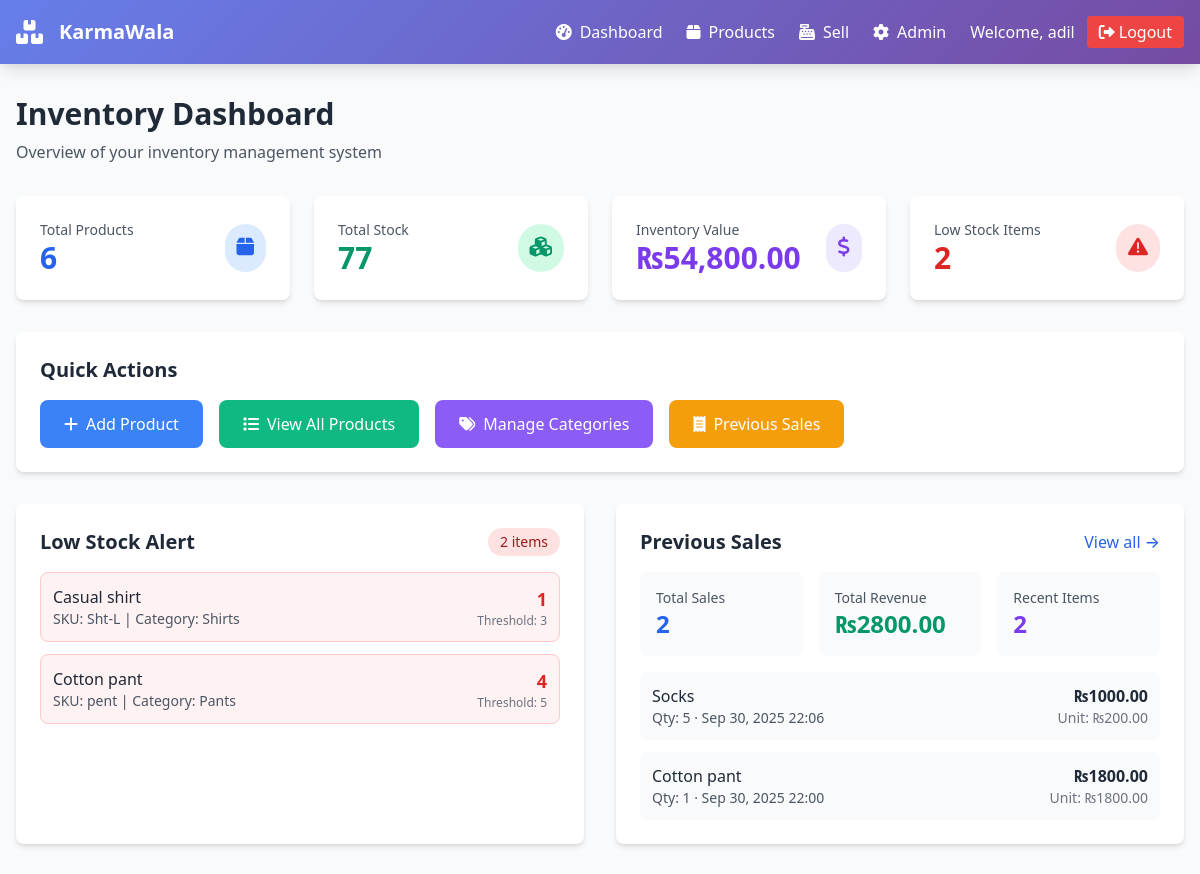
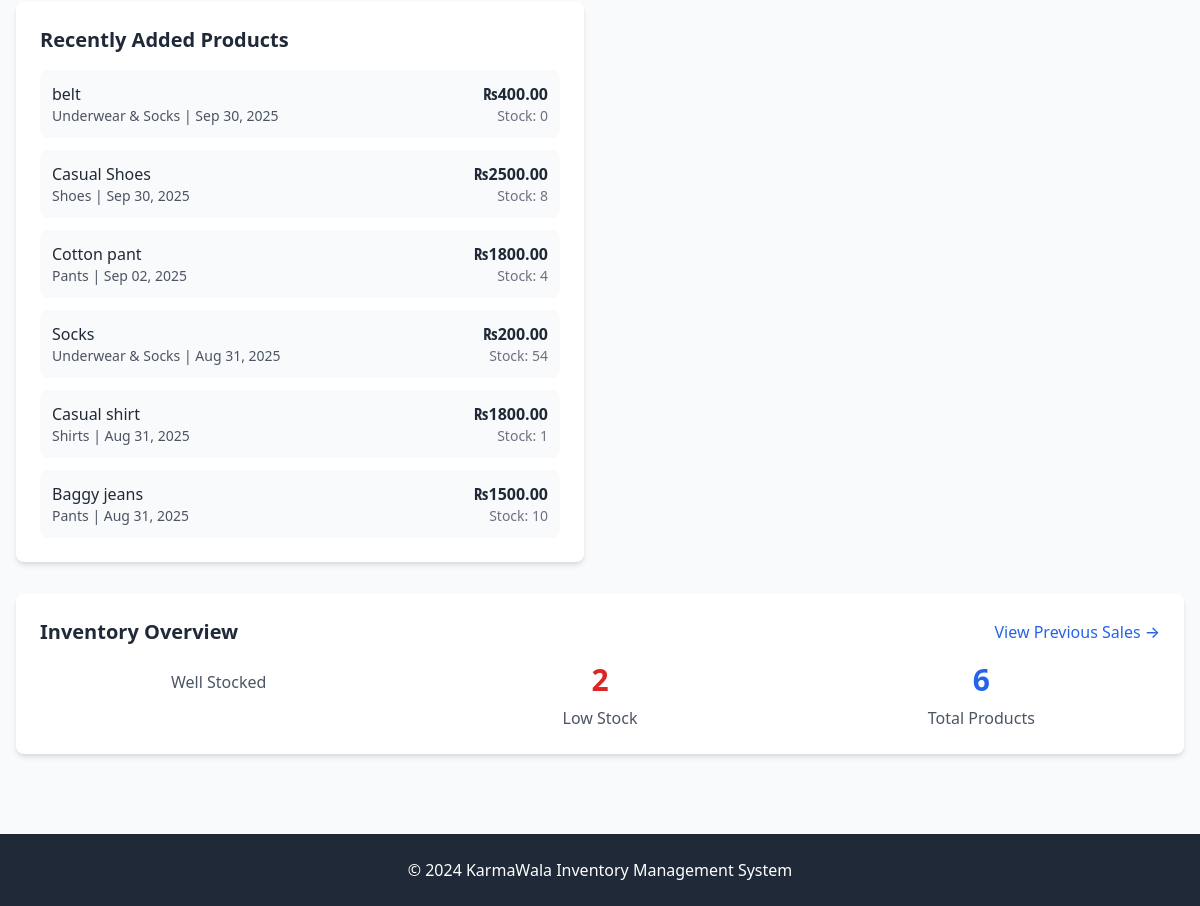
The app's page / (signed in), older data (2 pictures, top to bottom).
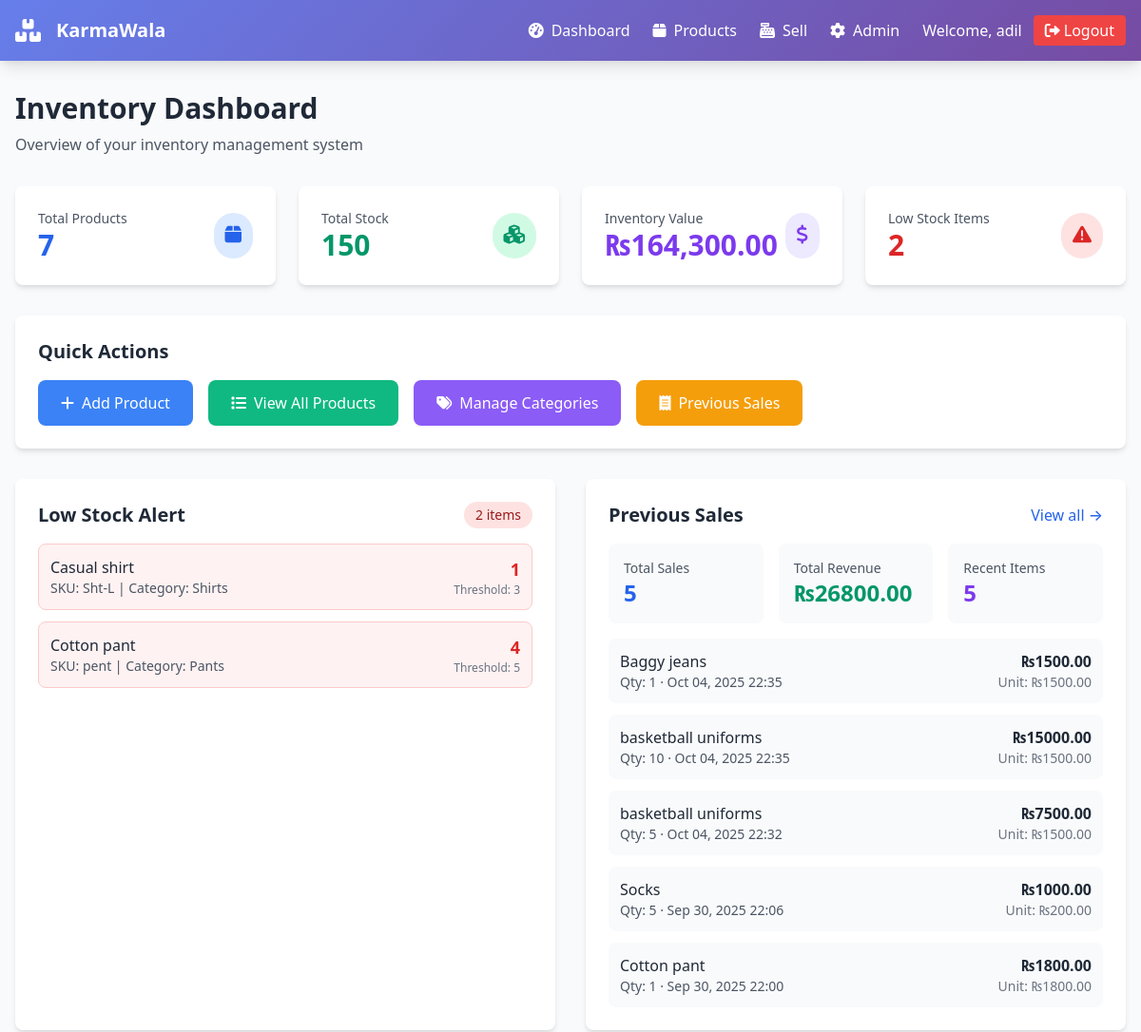
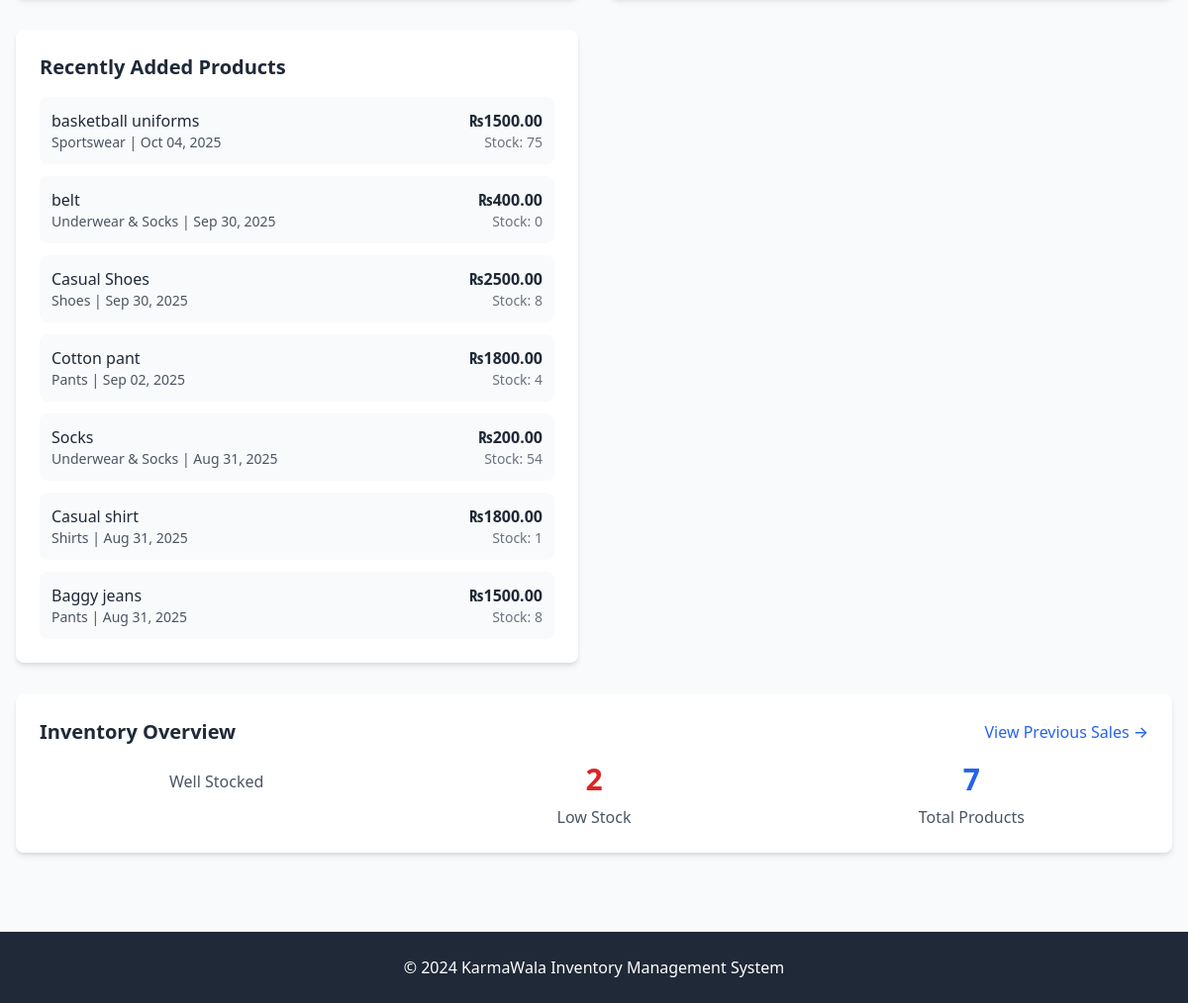
The same page, newer data (2 pictures, top to bottom).
### inventory/models.py (models this page shows, shortened)
class Product(models.Model):
    SIZES = [
        ('XS', 'XS'), ('S', 'S'), ('M', 'M'), ('L', 'L'), ('XL', 'XL'), ('XXL', 'XXL'),
        ('EU40', 'EU 40'), ('EU41', 'EU 41'), ('EU42', 'EU 42'), ('EU43', 'EU 43'), ('EU44', 'EU 44'),
    ]
    name = models.CharField(max_length=200)
    sku = models.CharField(max_length=50, unique=True)
    category = models.ForeignKey(Category, on_delete=models.PROTECT, related_name='products')
    size = models.CharField(max_length=10, blank=True)
    color = models.CharField(max_length=50, blank=True)
    price = models.DecimalField(max_digits=10, decimal_places=2)
    cost = models.DecimalField(max_digits=10, decimal_places=2, default=0)
    stock = models.PositiveIntegerField(default=0)
    reorder_threshold = models.PositiveIntegerField(default=0, help_text='Alert when stock ≤ this value')
    is_active = models.BooleanField(default=True)
    created_at = models.DateTimeField(default=timezone.now)
    updated_at = models.DateTimeField(auto_now=True)
    class Meta:
        indexes = [
            models.Index(fields=['sku']),
            models.Index(fields=['name']),
        ]
        ordering = ['name']
        unique_together = [('name', 'sku')]

class Category(models.Model):
    name = models.CharField(max_length=100, unique=True)
    description = models.TextField(blank=True)
    class Meta:
        ordering = ['name']

class Sale(models.Model):
    product = models.ForeignKey(Product, on_delete=models.PROTECT, related_name='sales')
    quantity = models.PositiveIntegerField()
    unit_price = models.DecimalField(max_digits=10, decimal_places=2)
    total_amount = models.DecimalField(max_digits=12, decimal_places=2)
    created_at = models.DateTimeField(default=timezone.now)
    created_by = models.ForeignKey(User, on_delete=models.SET_NULL, null=True, blank=True)
    class Meta:
        ordering = ['-created_at']

### inventory/views.py (the view)
# urls.py: path('', dashboard, name='dashboard'),
@login_required
def dashboard(request):
    total_products = Product.objects.filter(is_active=True).count()
    total_stock = Product.objects.aggregate(s=Sum('stock'))['s'] or 0
    inventory_value = Product.objects.aggregate(v=Sum(F('price') * F('stock')))['v'] or Decimal('0.00')
    low_stock_count = Product.objects.filter(reorder_threshold__gt=0, stock__lte=F('reorder_threshold')).count()
    low_stock_items = Product.objects.filter(reorder_threshold__gt=0, stock__lte=F('reorder_threshold')).order_by('stock')[:10]
    recent_items = Product.objects.order_by('-created_at')[:10]
    pending_orders = Order.objects.filter(status='pending').count()
    recent_orders = Order.objects.order_by('-created_at')[:5]
    unread_notifications = Notification.objects.filter(is_read=False).order_by('-created_at')[:5]
    try:
        total_sales_count = Sale.objects.count()
        total_sales_amount = Sale.objects.aggregate(v=Sum('total_amount'))['v'] or Decimal('0.00')
        recent_sales = Sale.objects.select_related('product').order_by('-created_at')[:5]
    except Exception:
        total_sales_count = 0
        total_sales_amount = Decimal('0.00')
        recent_sales = []
    return render(request, 'dashboard.html', {
        'total_products': total_products,
        'total_stock': total_stock,
        'inventory_value': inventory_value,
        'low_stock_count': low_stock_count,
        'low_stock_items': low_stock_items,
        'recent_items': recent_items,
        'pending_orders': pending_orders,
        'recent_orders': recent_orders,
        'unread_notifications': unread_notifications,
        'total_sales_count': total_sales_count,
        'total_sales_amount': total_sales_amount,
        'recent_sales': recent_sales,
    })

### templates/dashboard.html (shortened to what this page needs)
{% extends 'base.html' %}
{% load humanize %}
{% block content %}
<div class="mb-8">
    <h2 class="text-3xl font-bold text-gray-800 mb-2">Inventory Dashboard</h2>
    <p class="text-gray-600">Overview of your inventory management system</p>
</div>
<div class="grid grid-cols-1 md:grid-cols-2 lg:grid-cols-4 gap-6 mb-8">
    <div class="bg-white rounded-lg shadow-md p-6 card-hover transition-all duration-300">
        <div class="flex items-center justify-between">
            <div>
                <p class="text-sm font-medium text-gray-600">Total Products</p>
                <p class="text-3xl font-bold text-blue-600">{{ total_products|floatformat:0 }}</p>
            </div>
            <div class="bg-blue-100 p-3 rounded-full">
                <i class="fas fa-box text-blue-600 text-xl"></i>
            </div>
        </div>
    </div>
    <div class="bg-white rounded-lg shadow-md p-6 card-hover transition-all duration-300">
        <div class="flex items-center justify-between">
            <div>
                <p class="text-sm font-medium text-gray-600">Total Stock</p>
                <p class="text-3xl font-bold text-green-600">{{ total_stock|floatformat:0 }}</p>
            </div>
            <div class="bg-green-100 p-3 rounded-full">
                <i class="fas fa-cubes text-green-600 text-xl"></i>
            </div>
        </div>
    </div>
    <div class="bg-white rounded-lg shadow-md p-6 card-hover transition-all duration-300">
        <div class="flex items-center justify-between">
            <div>
                <p class="text-sm font-medium text-gray-600">Inventory Value</p>
                <p class="text-3xl font-bold text-purple-600">₨{{ inventory_value|floatformat:2|intcomma }}</p>
            </div>
            <div class="bg-purple-100 p-3 rounded-full">
                <i class="fas fa-dollar-sign text-purple-600 text-xl"></i>
            </div>
        </div>
    </div>
    <div class="bg-white rounded-lg shadow-md p-6 card-hover transition-all duration-300">
        <div class="flex items-center justify-between">
            <div>
                <p class="text-sm font-medium text-gray-600">Low Stock Items</p>
                <p class="text-3xl font-bold {% if low_stock_count > 0 %}text-red-600{% else %}text-gray-400{% endif %}">{{ low_stock_count|floatformat:0 }}</p>
            </div>
            <div class="{% if low_stock_count > 0 %}bg-red-100{% else %}bg-gray-100{% endif %} p-3 rounded-full">
                <i class="fas fa-exclamation-triangle {% if low_stock_count > 0 %}text-red-600{% else %}text-gray-400{% endif %} text-xl"></i>
            </div>
        </div>
    </div>
</div>
<div class="mb-8">
    <div class="bg-white rounded-lg shadow-md p-6">
        <h3 class="text-xl font-semibold text-gray-800 mb-4">Quick Actions</h3>
        <div class="flex flex-wrap gap-4">
            <a href="{% url 'product-create' %}" class="bg-blue-500 hover:bg-blue-600 text-white px-6 py-3 rounded-lg transition-colors flex items-center">
                <i class="fas fa-plus mr-2"></i>Add Product
            </a>
            <a href="{% url 'product-list' %}" class="bg-green-500 hover:bg-green-600 text-white px-6 py-3 rounded-lg transition-colors flex items-center">
                <i class="fas fa-list mr-2"></i>View All Products
            </a>
            <a href="/admin/inventory/category/" class="bg-purple-500 hover:bg-purple-600 text-white px-6 py-3 rounded-lg transition-colors flex items-center">
                <i class="fas fa-tags mr-2"></i>Manage Categories
            </a>
            <a href="{% url 'sales-list' %}" class="bg-yellow-500 hover:bg-yellow-600 text-white px-6 py-3 rounded-lg transition-colors flex items-center">
                <i class="fas fa-receipt mr-2"></i>Previous Sales
            </a>
        </div>
    </div>
</div>
<div class="grid grid-cols-1 lg:grid-cols-2 gap-8">
    <div class="bg-white rounded-lg shadow-md p-6">
        <div class="flex items-center justify-between mb-4">
            <h3 class="text-xl font-semibold text-gray-800">Low Stock Alert</h3>
            {% if low_stock_count > 0 %}
                <span class="bg-red-100 text-red-800 px-3 py-1 rounded-full text-sm font-medium">
                    {{ low_stock_count }} item{{ low_stock_count|pluralize }}
                </span>
            {% endif %}
        </div>
        {% if low_stock_items %}
            <div class="space-y-3">
                {% for item in low_stock_items %}
                    <div class="flex items-center justify-between p-3 bg-red-50 rounded-lg border border-red-200">
                        <div>
                            <p class="font-medium text-gray-800">{{ item.name }}</p>
                            <p class="text-sm text-gray-600">SKU: {{ item.sku }} | Category: {{ item.category.name }}</p>
                        </div>
                        <div class="text-right">
                            <p class="text-lg font-bold text-red-600">{{ item.stock }}</p>
                            <p class="text-xs text-gray-500">Threshold: {{ item.reorder_threshold }}</p>
                        </div>
                    </div>
                {% endfor %}
            </div>
        {% else %}
            <div class="text-center py-8">
                <i class="fas fa-check-circle text-green-500 text-4xl mb-3"></i>
                <p class="text-gray-600">All products are well stocked!</p>
            </div>
        {% endif %}
    </div>
    <div class="bg-white rounded-lg shadow-md p-6">
        <div class="flex items-center justify-between mb-4">
            <h3 class="text-xl font-semibold text-gray-800">Previous Sales</h3>
            <a href="{% url 'sales-list' %}" class="text-blue-600 hover:text-blue-800 font-medium">View all →</a>
        </div>
        <div class="grid grid-cols-1 md:grid-cols-3 gap-4 mb-4">
            <div class="bg-gray-50 p-4 rounded-lg">
                <p class="text-sm text-gray-600">Total Sales</p>
                <p class="text-2xl font-bold text-blue-600">{{ total_sales_count|default:0 }}</p>
            </div>
            <div class="bg-gray-50 p-4 rounded-lg">
                <p class="text-sm text-gray-600">Total Revenue</p>
                <p class="text-2xl font-bold text-green-600">₨{{ total_sales_amount|floatformat:2 }}</p>
            </div>
            <div class="bg-gray-50 p-4 rounded-lg">
                <p class="text-sm text-gray-600">Recent Items</p>
                <p class="text-2xl font-bold text-purple-600">{{ recent_sales|length }}</p>
            </div>
        </div>
        {% if recent_sales %}
            <div class="space-y-3">
                {% for s in recent_sales %}
                    <div class="flex items-center justify-between p-3 bg-gray-50 rounded-lg">
                        <div>
                            <p class="font-medium text-gray-800">{{ s.product.name }}</p>
                            <p class="text-sm text-gray-600">Qty: {{ s.quantity }} · {{ s.created_at|date:"M d, Y H:i" }}</p>
                        </div>
                        <div class="text-right">
                            <p class="font-semibold text-gray-800">₨{{ s.total_amount|floatformat:2 }}</p>
                            <p class="text-sm text-gray-500">Unit: ₨{{ s.unit_price|floatformat:2 }}</p>
                        </div>
                    </div>
                {% endfor %}
            </div>
        {% else %}
            <div class="text-center py-8">
                <i class="fas fa-receipt text-gray-400 text-4xl mb-3"></i>
                <p class="text-gray-600">No sales recorded yet</p>
                <a href="{% url 'sell' %}" class="text-blue-600 hover:text-blue-800 font-medium">Record your first sale →</a>
            </div>
        {% endif %}
    </div>
    <div class="bg-white rounded-lg shadow-md p-6">
        <h3 class="text-xl font-semibold text-gray-800 mb-4">Recently Added Products</h3>
        {% if recent_items %}
            <div class="space-y-3">
                {% for item in recent_items %}
                    <div class="flex items-center justify-between p-3 bg-gray-50 rounded-lg">
                        <div>
                            <p class="font-medium text-gray-800">{{ item.name }}</p>
                            <p class="text-sm text-gray-600">{{ item.category.name }} | {{ item.created_at|date:"M d, Y" }}</p>
                        </div>
                        <div class="text-right">
                            <p class="font-semibold text-gray-800">₨{{ item.price|floatformat:2 }}</p>
                            <p class="text-sm text-gray-500">Stock: {{ item.stock }}</p>
                        </div>
                    </div>
                {% endfor %}
            </div>
        {% endif %}
    </div>
</div>
<div class="mt-8 bg-white rounded-lg shadow-md p-6">
    <div class="flex items-center justify-between mb-4">
        <h3 class="text-xl font-semibold text-gray-800">Inventory Overview</h3>
        <a href="{% url 'sales-list' %}" class="text-blue-600 hover:text-blue-800 font-medium">View Previous Sales →</a>
    </div>
    <div class="grid grid-cols-1 md:grid-cols-3 gap-6">
        <div class="text-center">
            <p class="text-gray-600">Well Stocked</p>
        </div>
        <div class="text-center">
            <div class="text-3xl font-bold text-red-600 mb-2">{{ low_stock_count }}</div>
            <p class="text-gray-600">Low Stock</p>
        </div>
        <div class="text-center">
            <div class="text-3xl font-bold text-blue-600 mb-2">{{ total_products }}</div>
            <p class="text-gray-600">Total Products</p>
        </div>
    </div>
</div>
{% endblock %}

### templates/base.html (shortened to what this page needs)
<!DOCTYPE html>
<html lang="en">
<head>
    <link href="https://cdn.jsdelivr.net/npm/tailwindcss@2.2.19/dist/tailwind.min.css" rel="stylesheet">
    <link href="https://cdnjs.cloudflare.com/ajax/libs/font-awesome/6.0.0/css/all.min.css" rel="stylesheet">
</head>
<body class="bg-gray-50">
    <nav class="gradient-bg shadow-lg">
        <div class="max-w-7xl mx-auto px-4">
            <div class="flex justify-between items-center py-4">
                <div class="flex items-center space-x-4">
                    <i class="fas fa-boxes text-white text-2xl"></i>
                    <h1 class="text-white text-xl font-bold">KarmaWala</h1>
                </div>
                {% if user.is_authenticated %}
                <div class="flex items-center space-x-6">
                    <a href="{% url 'dashboard' %}" class="text-white hover:text-gray-200 transition-colors">
                        <i class="fas fa-tachometer-alt mr-2"></i>Dashboard
                    </a>
                    <a href="{% url 'product-list' %}" class="text-white hover:text-gray-200 transition-colors">
                        <i class="fas fa-box mr-2"></i>Products
                    </a>
                    <a href="{% url 'sell' %}" class="text-white hover:text-gray-200 transition-colors">
                        <i class="fas fa-cash-register mr-2"></i>Sell
                    </a>
                    <a href="/admin/" class="text-white hover:text-gray-200 transition-colors">
                        <i class="fas fa-cog mr-2"></i>Admin
                    </a>
                    <div class="flex items-center space-x-3">
                        <span class="text-white">Welcome, {{ user.username }}</span>
                        <a href="{% url 'logout' %}" class="bg-red-500 hover:bg-red-600 text-white px-3 py-1 rounded transition-colors">
                            <i class="fas fa-sign-out-alt mr-1"></i>Logout
                        </a>
                    </div>
                </div>
                {% endif %}
            </div>
        </div>
    </nav>
    <main class="max-w-7xl mx-auto px-4 py-8">
        {% block content %}
        {% endblock %}
    </main>
    <footer class="bg-gray-800 text-white py-6 mt-12">
        <div class="max-w-7xl mx-auto px-4 text-center">
            <p>&copy; 2024 KarmaWala Inventory Management System</p>
        </div>
    </footer>
</body>
</html>

### templates/base.html (style rules this page uses)
.gradient-bg { background: linear-gradient(135deg, #667eea 0%, #764ba2 100%); }

Row changes from the older to the newer data that the page shows:
added Sale: product.name "Baggy jeans", quantity "1", created_at "Oct 04, 2025 22:35", total_amount "1500.00", unit_price "1500.00"
added Sale: product.name "basketball uniforms", quantity "10", created_at "Oct 04, 2025 22:35", total_amount "15000.00", unit_price "1500.00"
added Sale: product.name "basketball uniforms", quantity "5", created_at "Oct 04, 2025 22:32", total_amount "7500.00", unit_price "1500.00"
added Product: name "basketball uniforms", category.name "Sportswear", created_at "Oct 04, 2025", price "1500.00", stock "75", shown under "Recently Added Products"
changed Product "Baggy jeans": stock "10" → "8"
Text that changed along with them:
{{ total_products|floatformat:0 }}: "6" → "7"
{{ total_stock|floatformat:0 }}: "77" → "150"
{{ inventory_value|floatformat:2|intcomma }}: "54,800.00" → "164,300.00"
{{ total_sales_count|default:0 }}: "2" → "5"
{{ total_sales_amount|floatformat:2 }}: "2800.00" → "26800.00"
{{ recent_sales|length }}: "2" → "5"
{{ total_products }}: "6" → "7"
